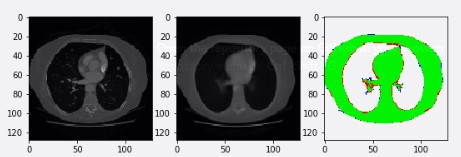
%> input picture Images/double_view.jpg, 461 x 157 px
$ octave --eval "adaptivehisteqtest('../Images/double_view.jpg');"   (GNU Octave 9; MATLAB toolbox functions it lacks are replaced by stand-ins)
%> lines starting %> are read from the running program, lines starting %| are printed output that depends on the picture; in (x1, y1, x2, y2) boxes, pixels count from 0 and x2, y2 are one past the last pixel; in counts of white or black regions, pixels touching at a corner belong together; the program's own positions count from 1
function adaptivehisteqtest(path)
%> called with path = '../Images/double_view.jpg'

A = imread(char(path));
%> A is the input picture: size 157x461x3 uint8; mean R, G, B 129.1, 145.3, 130.5
disp(size(A));
%|    157   461     3
A = rgb2gray(A);
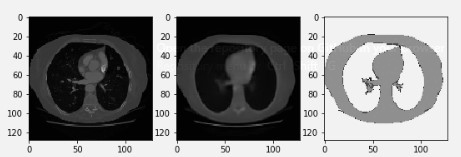
%> A: size 157x461 uint8; min 0, max 255, mean 138.6
disp(size(A));
%|    157   461
A = adapthisteq(A);
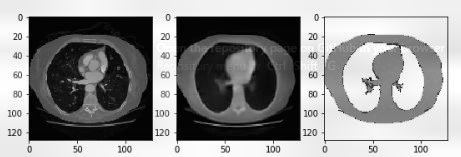
%> A: size 157x461 uint8; min 0, max 255, mean 145
fileName = "adaptivehist.png";
%imwrite(A.cdata, fileName);

imshow(A, [0, 1], 'Border', 'tight');
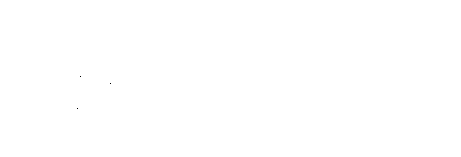
%> displayed picture: size 157x461, on the screen's scale of 0 to 255; 100% white; black in thin lines or dots, all inside (x1, y1, x2, y2) = (77, 76, 111, 109)
set(gcf, 'Units', 'pixels', 'Position', [0 0 2048/2 2048/2]);
set(gcf, 'PaperPositionMode', 'auto');
A = getframe(gcf);

end
